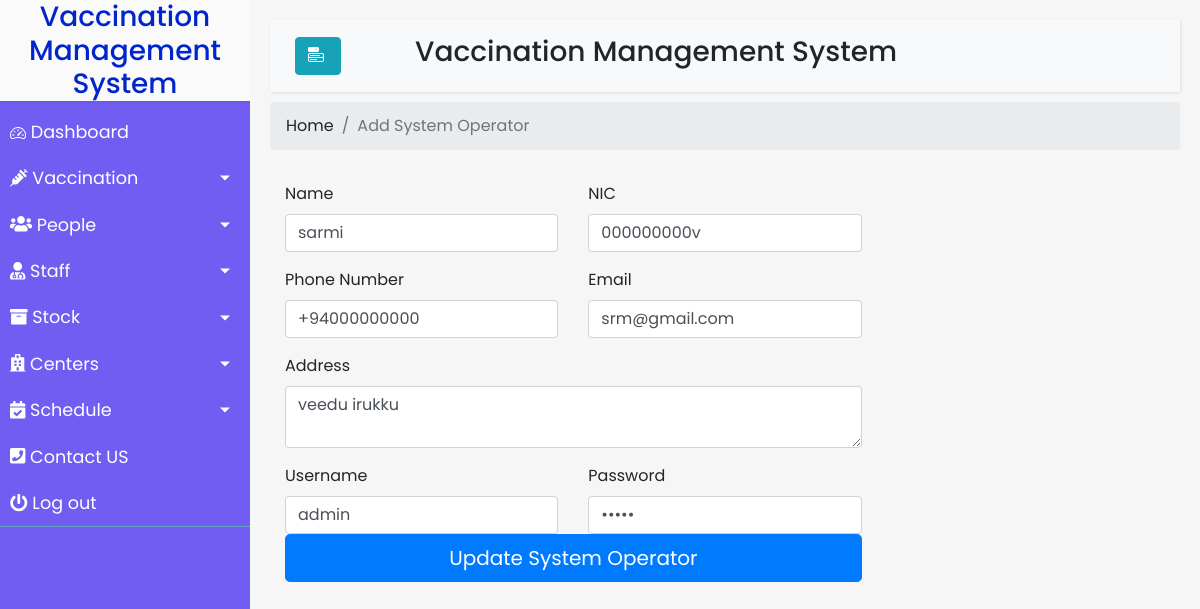
/staff/updateSystem.php?id=1, run on the app's committed database.
### tables this page shows
CREATE TABLE `system` (
  `id` int(20) NOT NULL,
  `name` varchar(255) NOT NULL,
  `nic` varchar(255) NOT NULL,
  `ContactNumber` varchar(20) NOT NULL,
  `email` varchar(255) NOT NULL,
  `address` varchar(255) NOT NULL,
  `username` varchar(255) NOT NULL,
  `password` varchar(255) NOT NULL
);

### staff/updateSystem.php (the view, shortened to what this page needs)
<?php
include_once 'database.php';
    $result = mysqli_query($conn,"SELECT * FROM system WHERE id='" . $_GET['id'] . "'");
    $row= mysqli_fetch_array($result);
?>
<!DOCTYPE html>
<html>
<head>
    <link rel="stylesheet" href="https://stackpath.bootstrapcdn.com/bootstrap/4.1.0/css/bootstrap.min.css"
>
    <link rel="stylesheet" href="https://cdn.jsdelivr.net/npm/bootstrap-icons@1.5.0/font/bootstrap-icons.css">
    <link rel="stylesheet" href="Homepage.css">
</head>
<body>
    <div class="wrapper">
        <?php include 'navbar.php' ?>
        <div id="content">
            <nav class="navbar navbar-expand-lg navbar-light bg-light">
                <div class="container-fluid">
                    <button type="button" id="sidebarCollapse" class="btn btn-info ">
                        <i class="bi bi-menu-button-fill"></i>
                    </button>
                    <h3 style="margin-right: 30%;">Vaccination Management System</h3>
                </div>
            </nav>
            <nav aria-label="breadcrumb">
                <ol class="breadcrumb">
                    <li class="breadcrumb-item"><a href="#">Home</a></li>
                    <li class="breadcrumb-item active" aria-current="page">Add System Operator</li>
                </ol>
            </nav>
            <div>
                <div class="container">
                    <main>
                        <div class="row py-3">
                            <div class="col-md-7 col-lg-8">
                                <form class="needs-validation" action="" method="POST" onsubmit="return validateSystem()" novalidate>
                                    <div class="row g-3">
                                        <div class="col-sm-6">
                                            <label for="firstName" class="form-label">Name</label>
                                            <input type="text" class="form-control" id="name" name="name" placeholder="" value="<?php echo $row["name"]; ?>" required>
                                            </div>
                                        <div class="col-sm-6">
                                            <label for="nic" class="form-label">NIC</label>
                                            <input type="text" class="form-control" id="nic" name="nic" placeholder="" value="<?php echo $row["nic"]; ?>" required>
                                        </div>
                                        <div class="col-sm-6 pt-3">
                                            <label for="ContactNumber" class="form-label">Phone Number</label>
                                            <input type="text" class="form-control" id="ContactNumber" name="ContactNumber" placeholder=""  value="<?php echo $row["ContactNumber"]; ?>" required>
                                        </div>
                                        <div class="col-sm-6 pt-3">
                                            <label for="email" class="form-label">Email</label>
                                            <input type="email" class="form-control" id="email" name="email" placeholder="" value="<?php echo $row["email"]; ?>" required>
                                        </div>
                                        <div class="col-12 pt-3">
                                            <label for="address" class="form-label">Address </label>
                                            <textarea type="text" class="form-control" id="address" name="address" required><?php echo $row["address"]; ?></textarea>
                                        </div>
                                        <div class="col-sm-6 pt-3">
                                            <label for="ContactNumber" class="form-label">Username</label>
                                            <input type="text" class="form-control" id="username" name="username" placeholder=""  value="<?php echo $row["username"]; ?>" required>
                                        </div>
                                        <div class="col-sm-6 pt-3">
                                            <label for="email" class="form-label">Password</label>
                                            <input type="password" class="form-control" id="password" name="password" placeholder="" value="<?php echo $row["password"]; ?>" required>
                                        </div>
                                    </div>
                                    <button class="w-100 btn btn-primary btn-lg" type="submit" value="submit" name="submit" >Update System Operator</button>
                                </form>
                            </div>
                        </div>
                    </main>
                </div>
            </div>
        </div>
    </div>
</body>
</html>

### staff/Homepage.css (style rules this page uses)
body { font-family: 'Poppins', sans-serif; background: #fafafa; }
a, a:hover, a:focus { color: inherit; text-decoration: none; transition: all 0.3s; }
.navbar { padding: 15px 10px; background: #fff; border: none; border-radius: 0; margin-bottom: 10px; box-shadow: 1px 1px 3px rgba(0, 0, 0, 0.1); }
i, span { display: inline-block; }
.wrapper { display: flex; align-items: stretch; }
#content { width: 100%; padding: 20px; min-height: 100vh; transition: all 0.3s; background-color: #f6f6f6; }

### css/Homepage.css (style rules this page uses)
body { font-family: 'Poppins', sans-serif; background: #fafafa; }
a, a:hover, a:focus { color: inherit; text-decoration: none; transition: all 0.3s; }
.navbar { padding: 15px 10px; background: #fff; border: none; border-radius: 0; margin-bottom: 10px; box-shadow: 1px 1px 3px rgba(0, 0, 0, 0.1); }
i, span { display: inline-block; }
.wrapper { display: flex; align-items: stretch; }
#content { width: 100%; padding: 20px; min-height: 100vh; transition: all 0.3s; background-color: #f6f6f6; }

### data on the page
system: name "sarmi", nic "000000000v", ContactNumber "+94000000000", email "srm@gmail.com", address "veedu irukku", username "admin"
